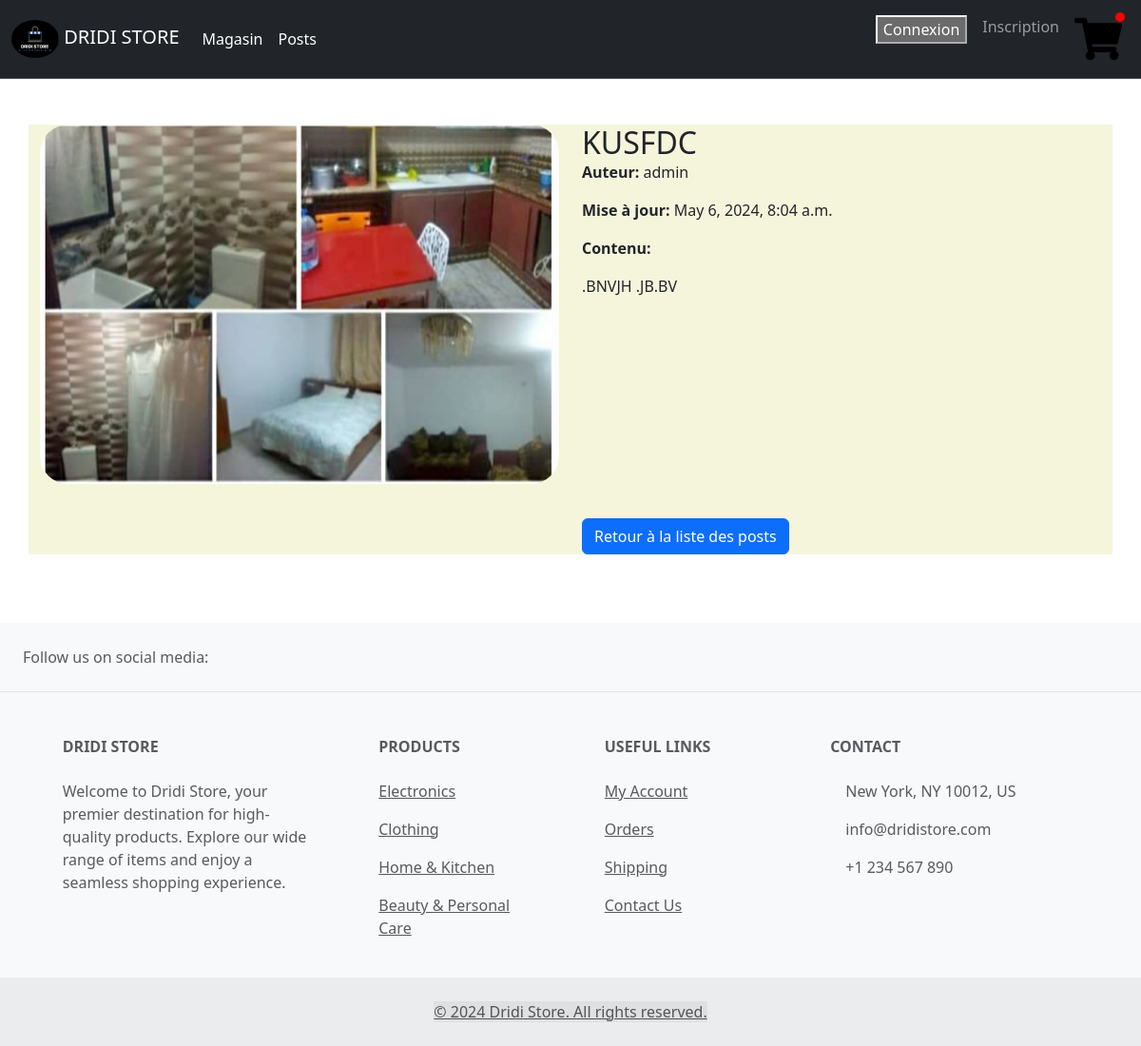
Page /blog/5/ on the earlier database version.
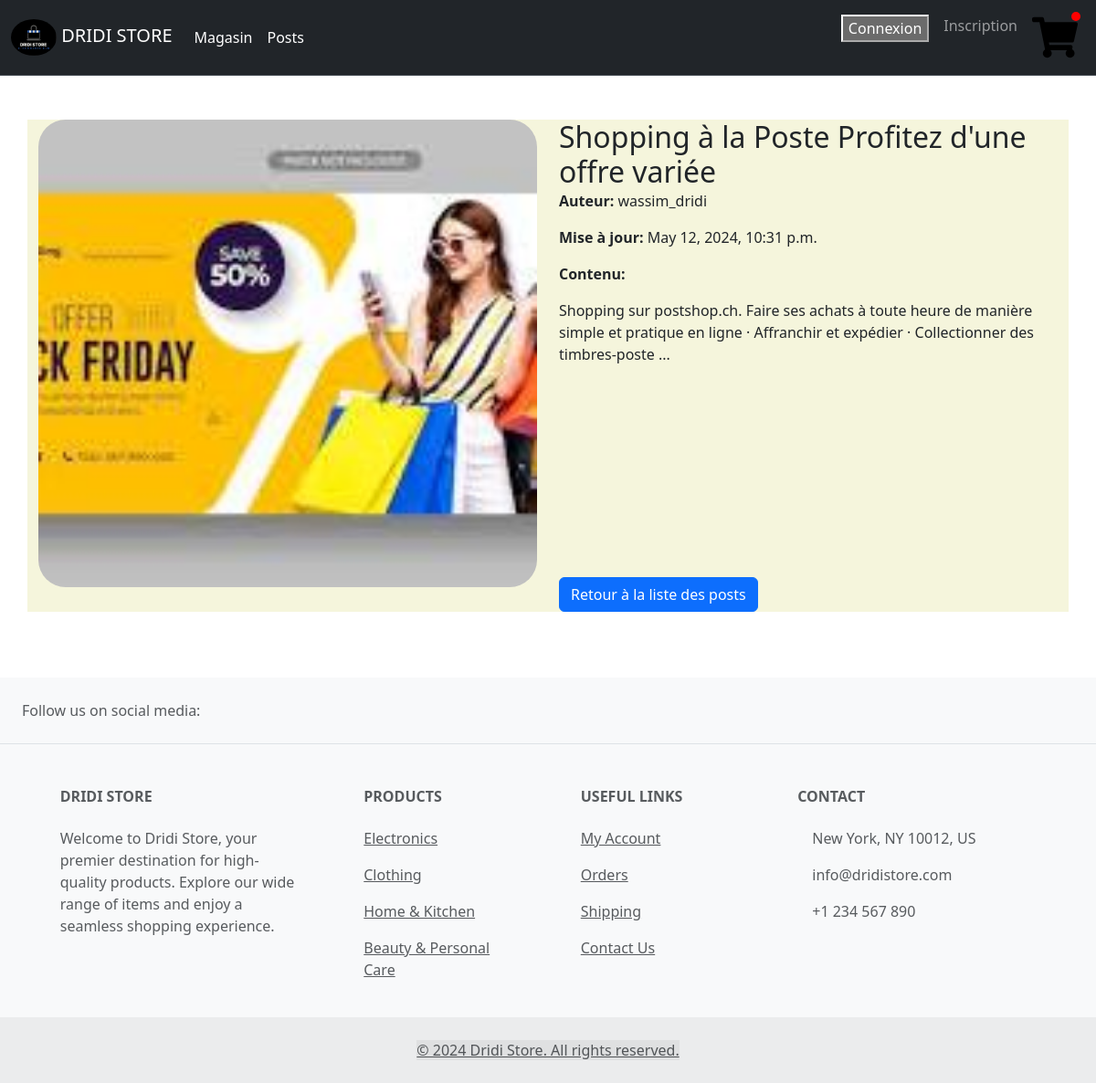
Same page on the later database version.
### blog/models.py (models this page shows, shortened)
class Post(models.Model):
    title = models.CharField(max_length=200, unique=True)
    slug = models.SlugField(max_length=200, unique=True)
    author = models.ForeignKey(User, on_delete= models.CASCADE,related_name='blog_posts')
    updated_on = models.DateTimeField(auto_now= True)
    content = models.TextField()
    created_on = models.DateTimeField(auto_now_add=True)
    status = models.IntegerField(choices=STATUS, default=0)
    image=models.ImageField(upload_to='postImages/',blank=True)
    class Meta:
        ordering = ['-created_on']

### blog/views.py (the view)
# urls.py: path('<int:pk>/', DetailPost.as_view(), name='detail_post'),
class DetailPost(DetailView):
    model = Post
    template_name = 'post/detail_post.html'
    context_object_name = 'post'

### templates/post/detail_post.html (shortened to what this page needs)
{% extends "../base.html" %}
{% block content %}
<br><br>
<div class="container" style="background-color: beige;">
    <div class="row">
        <div class="col-md-6">
            {% if post.image %}
            <img src="{{ post.image.url }}"  style="border-radius: 30px;"   class="card-img-top" alt="Fissure in Sandstone" />
            {% endif %}
        </div>
        <div class="col-md-6">
            <h2 class="card-title">{{ post.title }}</h2>
            <p class="card-text"><strong>Auteur:</strong> {{ post.author }}</p>
            <p class="card-text"><strong>Mise à jour:</strong> {{ post.updated_on }}</p>
            <p class="card-text"><strong>Contenu:</strong></p>
            <p class="card-text">{{ post.content }}</p>
            <br> <br><br><br><br><br> <br><br><br>
            <a href="{% url 'liste_posts' %}" class="btn btn-primary">Retour à la liste des posts</a>
        </div>
    </div>
</div>
{% endblock %}

Differences in the rows shown:
changed Post: image: a different picture; title "KUSFDC" → "Shopping à la Poste Profitez d'une offre variée"; author "admin" → "wassim_dridi"; updated_on "May 6, 2024, 8:04 a.m." → "May 12, 2024, 10:31 p.m."; content ".BNVJH .JB.BV" → "Shopping sur postshop.ch. Faire ses achats à toute heure de manière simple et pratique en ligne · Affranchir et expédier · Collectionner des timbres-poste ..."
